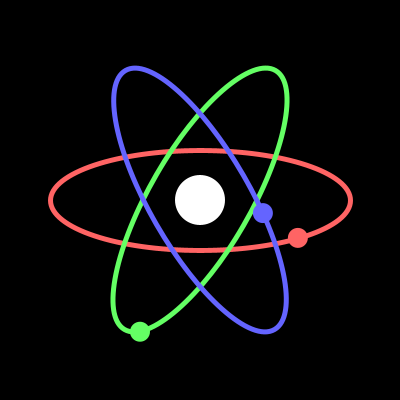
Frame 1 (no input)
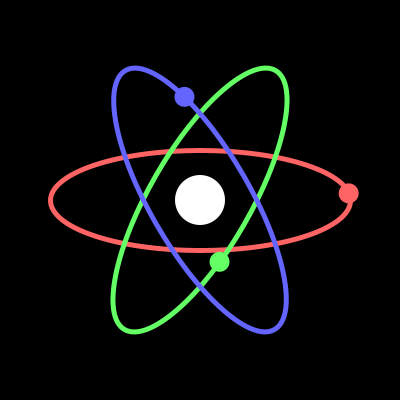
Frame 60 (the mouse pressed at the canvas centre just before this capture)
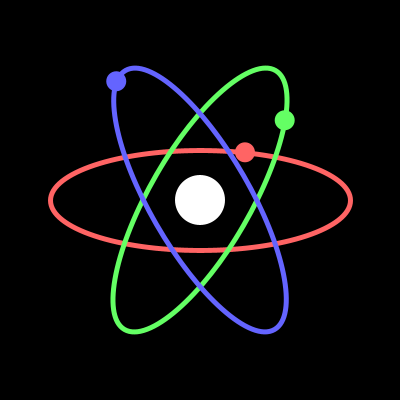
Frame 120 (the mouse held since frame 60 and released just before this capture)

The Processing sketch that drew these frames (run headless with seeded random() and noise(); from frame 60 on, the mouse is pressed at the canvas centre):

// Processing sketch: processing_92103
// ── processing_92103.pde

//global variables
PVector e1 = new PVector();
PVector e2 = new PVector();
PVector e3 = new PVector();


void setup() {
  size(400, 400);
}

void draw() {
  background(0);
  drawAtomBG();
  
  //start homework code here//
  float time = (float)millis()/200;
  e1.x = 200 + (150 * cos(time)) ;
  e1.y = 200 + (50 * sin(time));

  
  //adding to time just starts the circle at a different location on the ellipse, i did it because it looks better
  e2.x = 200 + (150 * cos(time+2) * cos(-PI/3) - 50 * sin(time+2) * sin(-PI/3));
  e2.y = 200 + (150 * cos(time+2) * sin(-PI/3) + 50 * sin(time+2) * cos(-PI/3));
  
  e3.x = 200 + (150 * cos(time+1) * cos(-PI/1.5) - 50 * sin(time+1) * sin(-PI/1.5));
  e3.y = 200 + (150 * cos(time+1) * sin(-PI/1.5) + 50 * sin(time+1) * cos(-PI/1.5));
 
  noStroke();
  fill(255, 100, 100);
  ellipse(e1.x, e1.y, 20, 20);

  noStroke();
  fill(100, 255, 100);
  ellipse(e2.x, e2.y, 20, 20);
  
  noStroke();
  fill(100, 100, 255);
  ellipse(e3.x, e3.y, 20, 20);

  //end homework code here//
}

void drawAtomBG() {
  noStroke();
  fill(255);
  ellipse(200, 200, 50, 50);
  noFill();
  strokeWeight(5);

  pushMatrix();
  translate(200, 200);
  stroke(255, 100, 100);
  ellipse(0, 0, 300, 100);
  popMatrix();


  pushMatrix();
  translate(200, 200);
  rotate(PI/1.5);
  stroke(100, 255, 100);
  ellipse(0, 0, 300, 100);
  popMatrix();

  pushMatrix();
  translate(200, 200);
  rotate(PI/3);
  stroke(100, 100, 255);
  ellipse(0, 0, 300, 100);
  popMatrix();
}
